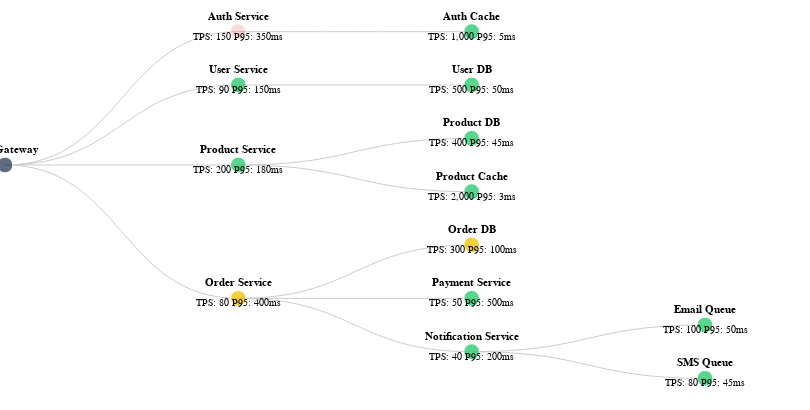

The specification (Vega-Lite) saved for this image:
### Vega specification from a JSON file in a GitHub repository (floating-point values rounded to 4 significant figures)
{"$schema": "https://vega.github.io/schema/vega/v5.json", "width": 800, "height": 400, "padding": 5, "autosize": "none", "signals": [{"name": "layout", "value": "tidy"}, {"name": "separation", "value": false}, {"name": "flash", "value": 0, "on": [{"events": {"type": "timer", "throttle": 300}, "update": "flash + 1"}]}], "data": [{"name": "tree", "values": [{"service": "API Gateway", "parent": null}, {"service": "Auth Service", "parent": "API Gateway", "tps": 150, "p95": 350, "status": "critical"}, {"service": "User Service", "parent": "API Gateway", "tps": 90, "p95": 150, "status": "healthy"}, {"service": "Product Service", "parent": "API Gateway", "tps": 200, "p95": 180, "status": "healthy"}, {"service": "Order Service", "parent": "API Gateway", "tps": 80, "p95": 400, "status": "warn"}, {"service": "User DB", "parent": "User Service", "tps": 500, "p95": 50, "status": "healthy"}, {"service": "Auth Cache", "parent": "Auth Service", "tps": 1000, "p95": 5, "status": "healthy"}, {"service": "Product DB", "parent": "Product Service", "tps": 400, "p95": 45, "status": "healthy"}, {"service": "Product Cache", "parent": "Product Service", "tps": 2000, "p95": 3, "status": "healthy"}, {"service": "Order DB", "parent": "Order Service", "tps": 300, "p95": 100, "status": "warn"}, {"service": "Payment Service", "parent": "Order Service", "tps": 50, "p95": 500, "status": "healthy"}, {"service": "Notification Service", "parent": "Order Service", "tps": 40, "p95": 200, "status": "healthy"}, {"service": "Email Queue", "parent": "Notification Service", "tps": 100, "p95": 50, "status": "healthy"}, {"service": "SMS Queue", "parent": "Notification Service", "tps": 80, "p95": 45, "status": "healthy"}], "transform": [{"type": "stratify", "key": "service", "parentKey": "parent"}, {"type": "tree", "method": {"signal": "layout"}, "size": [{"signal": "height"}, {"signal": "width - 100"}], "separation": {"signal": "separation"}, "as": ["y", "x", "depth", "children"]}]}, {"name": "links", "source": "tree", "transform": [{"type": "treelinks"}, {"type": "linkpath", "orient": "horizontal", "shape": "diagonal"}]}], "scales": [{"name": "status_color", "type": "ordinal", "domain": ["healthy", "warn", "critical"], "range": ["#2ecc71", "#f1c40f", "#e74c3c"]}], "marks": [{"type": "path", "from": {"data": "links"}, "encode": {"enter": {"stroke": {"value": "#ccc"}, "strokeWidth": {"value": 1}}, "update": {"path": {"field": "path"}}}}, {"type": "symbol", "from": {"data": "tree"}, "encode": {"enter": {"size": {"value": 250}, "stroke": {"value": "#fff"}, "strokeWidth": {"value": 1}}, "update": {"x": {"field": "x"}, "y": {"field": "y"}, "fillOpacity": {"signal": "datum.status === 'critical' ? 0.2 + 0.8 * (flash % 2) : 0.8"}, "fill": {"signal": "datum.status ? scale('status_color', datum.status) : '#34495e'"}, "tooltip": {"signal": "{'Service': datum.service, 'TPS': datum.tps, 'P95 (ms)': datum.p95}"}}}}, {"type": "text", "from": {"data": "tree"}, "encode": {"enter": {"fontSize": {"value": 11}, "baseline": {"value": "middle"}, "fontWeight": {"value": "bold"}}, "update": {"x": {"field": "x"}, "y": {"field": "y"}, "dy": {"value": -15}, "align": {"value": "center"}, "text": {"field": "service"}}}}, {"type": "text", "from": {"data": "tree"}, "encode": {"enter": {"fontSize": {"value": 10}, "baseline": {"value": "middle"}}, "update": {"x": {"field": "x"}, "y": {"field": "y"}, "dy": {"value": 5}, "align": {"value": "center"}, "text": {"signal": "datum.tps != null ? 'TPS: ' + format(datum.tps, ',') + ' P95: ' + format(datum.p95, ',') + 'ms' : ''"}}}}]}
